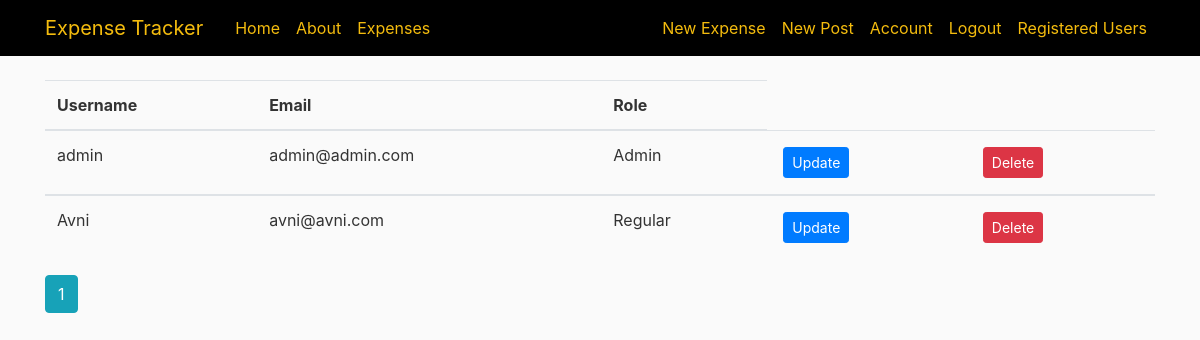
/registeredusers (signed in), run on an earlier commit of the app's database.
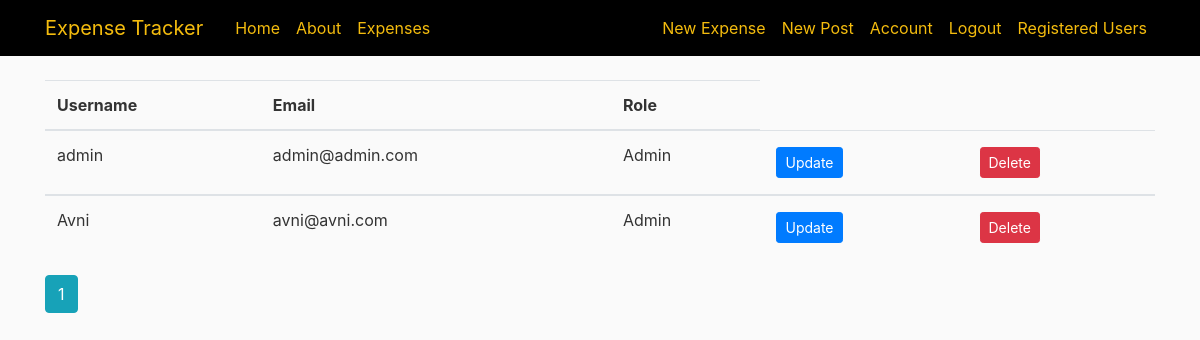
And on a later commit of the database.
### approot/models.py (models this page shows, shortened)
class User(db.Model, UserMixin):
    id = db.Column(db.Integer, primary_key=True)
    username = db.Column(db.String(20), unique=True, nullable=False)
    email = db.Column(db.String(120), unique=True, nullable=False)
    image_file = db.Column(db.String(20), nullable=False, default='default.jpg')
    password = db.Column(db.String(60), nullable=False)
    posts = db.relationship('Post', backref='author', lazy=True)
    expenses = db.relationship('Expense', backref='author', lazy=True)
    role = db.Column(db.String(15), nullable=False)

### approot/users/routes.py (the view)
@users.route("/registeredusers", methods=['GET', 'POST'])
@login_required
def registeredusers():
    page = request.args.get('page', 1, type=int)
    users = User.query.order_by(User.username.desc()).paginate(page=page, per_page=5)
    form = UpdateRegistredUsersForm()
    users_data = User.query.order_by(User.username.desc()).all()
    json_data = {}
    for user_data in users_data:
        json_data[user_data.id] = {'username': user_data.username, 'role': user_data.role, 'email': user_data.email}
    return render_template('user/registeredusers.html', title='Registered Users', form=form, users=users, json_data=json_data)

### approot/models.py (called while the page is built)
@login_manager.user_loader
def load_user(user_id):
    return User.query.get(int(user_id))

### approot/templates/user/registeredusers.html (shortened to what this page needs)
{% extends "layout.html" %}
{% import "bootstrap/wtf.html" as wtf %}
{% block content %}
<div>
  <table class="table table-hover" id="user_table">
    <thead>
        <tr>
            <th>Username</th>
            <th>Email</th>
            <th>Role</th>
    </thead>
    {% for user in users.items %}
          <tbody>
            <tr row_id="{{ user.id }}">
                  <td><div class="row_data" edit_type="click" col_name="username">{{ user.username }}</div></td>
                  <td><div class="row_data" edit_type="click" col_name="email">{{ user.email }}</div></td>
                  <td><div class="row_data" edit_type="click" col_name="role">{{ user.role }}</div></td>
                  <td><button type="button" class="btn btn-primary btn-sm m-1" data-toggle="modal" data-target="#updateModal{{ user.id }}">Update</button></td>
                  <td><button type="button" class="btn btn-danger btn-sm m-1" data-toggle="modal" data-target="#deleteModal{{ user.id }}">Delete</button></td>
              </tr>
          </tbody>
    {% endfor %}
    </table>
    {% for page_num in users.iter_pages(left_edge=1, right_edge=1, left_current=1, right_current=2) %}
      {% if page_num %}
        {% if users.page == page_num %}
          <a class="btn btn-info mb-4" href="{{ url_for('users.registeredusers', page=page_num) }}">{{ page_num }}</a>
        {% else %}
          <a class="btn btn-outline-info mb-4" href="{{ url_for('users.registeredusers', page=page_num) }}">{{ page_num }}</a>
        {% endif %}
      {% else %}
        ...
      {% endif %}
    {% endfor %}
</div>
{% endblock content %}

What changed in the data, as far as the page shows it:
changed User "Avni": role "Regular" → "Admin"
